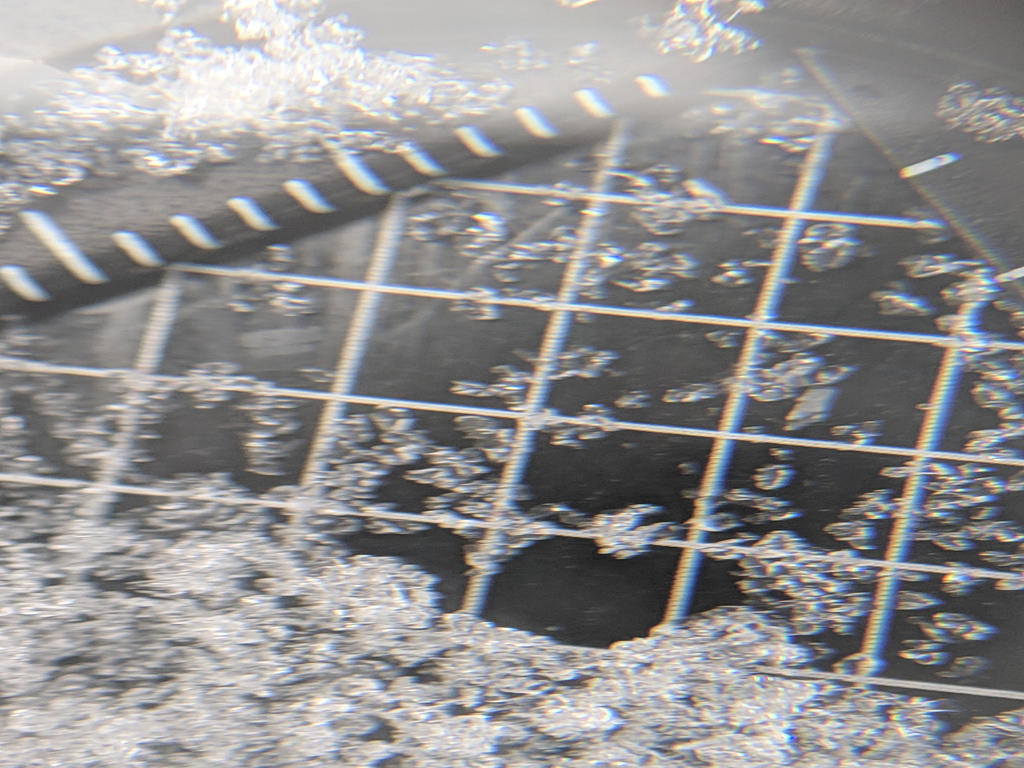
#> input picture rounds/round_00000.tiff, 1024 x 768 px; its folder holds only this picture in this run
$ python run_pca.py
#> lines starting #> are read from the running program, lines starting #| are printed output that depends on the picture
from sklearn.decomposition import PCA
import cv2
import numpy as np
import os

X = []
files = os.listdir()
for f in files:
    if '.tiff' in f:
        image = cv2.imread(f)
#> image is the input picture: shape (768, 1024, 3); mean B, G, R 144.3, 144, 145.3
        image = cv2.cvtColor(image, cv2.COLOR_BGR2GRAY)
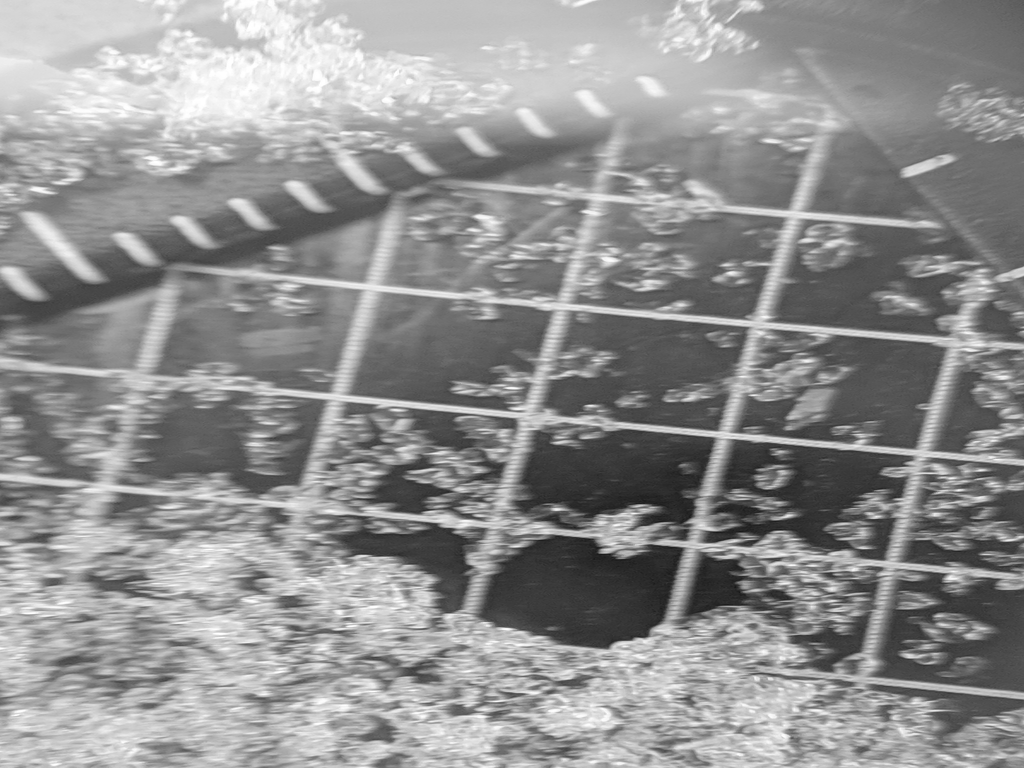
#> image: shape (768, 1024); min 23, max 255, mean 144.4
        if image.shape[0] != 768:
            image = image.T
        pca = PCA(50)
        image_t = pca.fit_transform(image)
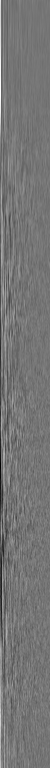
#> image_t: shape (768, 50) float64; min -1636.7, max 1915.7, mean 0; drawn with min black and max white
        image_t = image_t.flatten()
        X.append(image_t)
        print(len(X), 'of', len(files))
#| 1 of 2

X = np.array(X)
np.save('rounds.npy', X)
